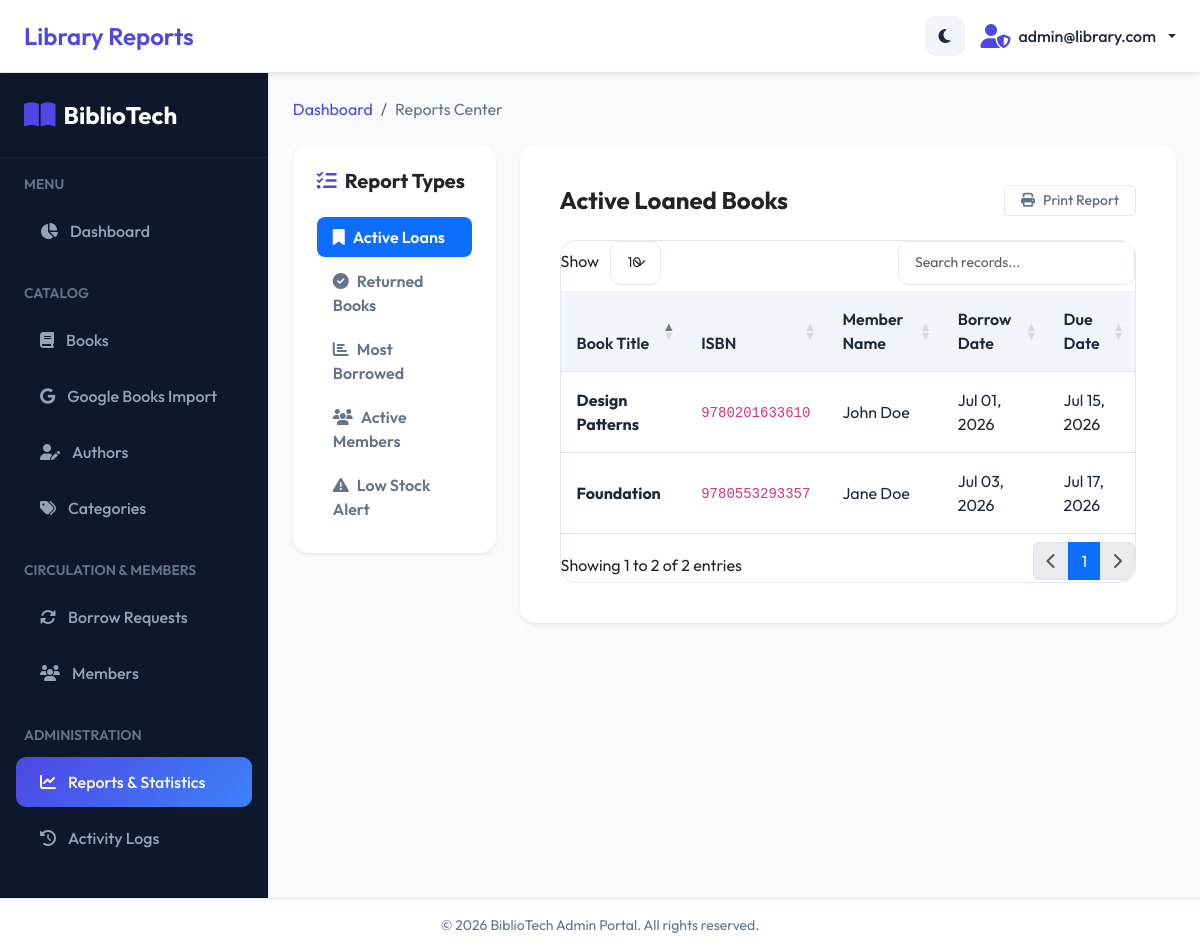
/index.php?route=admin/reports (signed in), run on the app's committed database.
### tables this page shows
CREATE TABLE IF NOT EXISTS `borrowings` (
  `id` INT AUTO_INCREMENT PRIMARY KEY,
  `borrow_request_id` INT DEFAULT NULL,
  `member_id` INT NOT NULL,
  `book_id` INT NOT NULL,
  `borrow_date` DATE NOT NULL,
  `due_date` DATE NOT NULL,
  `return_date` DATE DEFAULT NULL,
  `status` ENUM('borrowed', 'returned', 'overdue') NOT NULL DEFAULT 'borrowed',
  `created_at` TIMESTAMP DEFAULT CURRENT_TIMESTAMP,
  FOREIGN KEY (`borrow_request_id`) REFERENCES `borrow_requests` (`id`) ON DELETE SET NULL,
  FOREIGN KEY (`member_id`) REFERENCES `members` (`id`) ON DELETE CASCADE,
  FOREIGN KEY (`book_id`) REFERENCES `books` (`id`) ON DELETE CASCADE,
  INDEX `idx_borrow_member` (`member_id`),
  INDEX `idx_borrow_book` (`book_id`),
  INDEX `idx_borrow_status` (`status`)
);

CREATE TABLE IF NOT EXISTS `books` (
  `id` INT AUTO_INCREMENT PRIMARY KEY,
  `isbn` VARCHAR(20) DEFAULT NULL UNIQUE,
  `title` VARCHAR(255) NOT NULL,
  `author_id` INT DEFAULT NULL,
  `category_id` INT DEFAULT NULL,
  `description` TEXT DEFAULT NULL,
  `publisher` VARCHAR(255) DEFAULT NULL,
  `publication_year` INT DEFAULT NULL,
  `quantity` INT NOT NULL DEFAULT 0,
  `available_copies` INT NOT NULL DEFAULT 0,
  `shelf_location` VARCHAR(100) DEFAULT NULL,
  `cover_image` VARCHAR(255) DEFAULT NULL,
  `created_at` TIMESTAMP DEFAULT CURRENT_TIMESTAMP,
  `updated_at` TIMESTAMP DEFAULT CURRENT_TIMESTAMP ON UPDATE CURRENT_TIMESTAMP,
  FOREIGN KEY (`author_id`) REFERENCES `authors` (`id`) ON DELETE SET NULL,
  FOREIGN KEY (`category_id`) REFERENCES `categories` (`id`) ON DELETE SET NULL,
  INDEX `idx_author` (`author_id`),
  INDEX `idx_category` (`category_id`),
  INDEX `idx_title` (`title`),
  INDEX `idx_isbn` (`isbn`)
);

CREATE TABLE IF NOT EXISTS `members` (
  `id` INT AUTO_INCREMENT PRIMARY KEY,
  `user_id` INT NOT NULL,
  `full_name` VARCHAR(255) NOT NULL,
  `phone` VARCHAR(50) DEFAULT NULL,
  `address` TEXT DEFAULT NULL,
  `registration_date` DATE NOT NULL,
  `status` ENUM('active', 'inactive') NOT NULL DEFAULT 'active',
  `created_at` TIMESTAMP DEFAULT CURRENT_TIMESTAMP,
  `updated_at` TIMESTAMP DEFAULT CURRENT_TIMESTAMP ON UPDATE CURRENT_TIMESTAMP,
  FOREIGN KEY (`user_id`) REFERENCES `users` (`id`) ON DELETE CASCADE,
  INDEX `idx_user_id` (`user_id`)
);

### config/database.php (called while the page is built, shortened)
<?php
class Database {
    private static $instance = null;
    private $conn;
    private function __construct() {
        try {
            $dsn = "mysql:host=" . DB_HOST . ";dbname=" . DB_NAME . ";charset=utf8mb4";
            $options = [
                PDO::ATTR_ERRMODE            => PDO::ERRMODE_EXCEPTION,
                PDO::ATTR_DEFAULT_FETCH_MODE => PDO::FETCH_ASSOC,
                PDO::ATTR_EMULATE_PREPARES   => false,
            ];
            $this->conn = new PDO($dsn, DB_USER, DB_PASS, $options);
        } catch (PDOException $e) {
            throw new Exception("Database Connection Error: " . $e->getMessage());
        }
    }
    public static function getInstance() {
        if (self::$instance === null) {
            self::$instance = new self();
        }
        return self::$instance;
    }
    public function getConnection() {
        return $this->conn;
    }
}

### app/Models/Models.php (called while the page is built, shortened)
<?php
class Borrowing {
    private $db;
    public function __construct() {
        $this->db = Database::getInstance()->getConnection();
    }
    public function getActiveBorrowings() {
        $stmt = $this->db->prepare("SELECT bw.*, m.full_name AS member_name, b.title AS book_title, b.isbn
                                    FROM borrowings bw
                                    JOIN members m ON bw.member_id = m.id
                                    JOIN books b ON bw.book_id = b.id
                                    WHERE bw.status = 'borrowed'
                                    ORDER BY bw.due_date ASC");
        $stmt->execute();
        return $stmt->fetchAll();
    }
}

### views/admin/reports.php (the view, shortened to what this page needs)
<?php
$type = $_GET['type'] ?? 'borrowed';
$borrowModel = new Borrowing();
$reportTitle = 'Active Borrowings';
$reportData = [];
switch ($type) {
    case 'borrowed':
        $reportTitle = 'Active Loaned Books';
        $reportData = $borrowModel->getActiveBorrowings();
        break;
}
?>
<div class="fade-in-up">
    <nav aria-label="breadcrumb" class="mb-4">
        <ol class="breadcrumb">
            <li class="breadcrumb-item"><a href="<?php echo BASE_URL; ?>/index.php?route=admin/dashboard">Dashboard</a></li>
            <li class="breadcrumb-item active" aria-current="page">Reports Center</li>
        </ol>
    </nav>
    <div class="row g-4">
        <div class="col-lg-3">
            <div class="card card-custom border-0 shadow-sm p-4 sticky-top" style="top: 90px; z-index: 10;">
                <h5 class="fw-bold mb-4"><i class="fa-solid fa-list-check me-2 text-primary"></i>Report Types</h5>
                <div class="list-group list-group-custom border-0">
                    <a href="<?php echo BASE_URL; ?>/index.php?route=admin/reports&type=borrowed" class="list-group-item list-group-item-action border-0 px-3 py-2.5 rounded-3 mb-1 fw-semibold <?php echo $type === 'borrowed' ? 'active bg-primary text-white' : 'text-muted'; ?>">
                        <i class="fa-solid fa-bookmark me-2"></i>Active Loans
                    </a>
                    <a href="<?php echo BASE_URL; ?>/index.php?route=admin/reports&type=returned" class="list-group-item list-group-item-action border-0 px-3 py-2.5 rounded-3 mb-1 fw-semibold <?php echo $type === 'returned' ? 'active bg-primary text-white' : 'text-muted'; ?>">
                        <i class="fa-solid fa-circle-check me-2"></i>Returned Books
                    </a>
                    <a href="<?php echo BASE_URL; ?>/index.php?route=admin/reports&type=most_borrowed" class="list-group-item list-group-item-action border-0 px-3 py-2.5 rounded-3 mb-1 fw-semibold <?php echo $type === 'most_borrowed' ? 'active bg-primary text-white' : 'text-muted'; ?>">
                        <i class="fa-solid fa-chart-bar me-2"></i>Most Borrowed
                    </a>
                    <a href="<?php echo BASE_URL; ?>/index.php?route=admin/reports&type=active_members" class="list-group-item list-group-item-action border-0 px-3 py-2.5 rounded-3 mb-1 fw-semibold <?php echo $type === 'active_members' ? 'active bg-primary text-white' : 'text-muted'; ?>">
                        <i class="fa-solid fa-users me-2"></i>Active Members
                    </a>
                    <a href="<?php echo BASE_URL; ?>/index.php?route=admin/reports&type=low_stock" class="list-group-item list-group-item-action border-0 px-3 py-2.5 rounded-3 mb-0 fw-semibold <?php echo $type === 'low_stock' ? 'active bg-primary text-white' : 'text-muted'; ?>">
                        <i class="fa-solid fa-triangle-exclamation me-2"></i>Low Stock Alert
                    </a>
                </div>
            </div>
        </div>
        <div class="col-lg-9">
            <div class="card card-custom border-0 shadow-sm p-4">
                <div class="card-body">
                    <div class="d-flex justify-content-between align-items-center mb-4 flex-wrap gap-2">
                        <h4 class="fw-bold mb-0"><?php echo $reportTitle; ?></h4>
                        <button class="btn btn-outline-secondary btn-sm fw-medium px-3" onclick="window.print()"><i class="fa-solid fa-print me-2"></i>Print Report</button>
                    </div>
                    <?php if (empty($reportData)): ?>
                        <div class="text-center py-5 text-muted">
                            <i class="fa-solid fa-folder-open fs-1 mb-3"></i>
                            <p class="mb-0">No records found matching this report criteria.</p>
                        </div>
                    <?php else: ?>
                        <div class="table-responsive table-responsive-custom">
                            <?php if ($type === 'borrowed' || $type === 'returned'): ?>
                                <table class="table table-custom align-middle datatable-custom w-100">
                                    <thead>
                                        <tr>
                                            <th>Book Title</th>
                                            <th>ISBN</th>
                                            <th>Member Name</th>
                                            <th>Borrow Date</th>
                                            <th>Due Date</th>
                                        </tr>
                                    </thead>
                                    <tbody>
                                        <?php foreach ($reportData as $row): ?>
                                            <tr>
                                                <td><strong class="text-dark-theme-override" style="color: var(--text-color);"><?php echo htmlspecialchars($row['book_title']); ?></strong></td>
                                                <td><code><?php echo htmlspecialchars($row['isbn']); ?></code></td>
                                                <td><?php echo htmlspecialchars($row['member_name']); ?></td>
                                                <td><?php echo date('M d, Y', strtotime($row['borrow_date'])); ?></td>
                                                <td><?php echo date('M d, Y', strtotime($row['due_date'])); ?></td>
                                            </tr>
                                        <?php endforeach; ?>
                                    </tbody>
                                </table>
                            <?php endif; ?>
                        </div>
                    <?php endif; ?>
                </div>
            </div>
        </div>
    </div>
</div>

### public/assets/css/style.css (style rules this page uses)
:root { --bg-color: #f8fafc; --text-color: #1e293b; --text-muted: #64748b; --card-bg: #ffffff; --card-border: rgba(148, 163, 184, 0.12); --sidebar-bg: #0f172a; --sidebar-color: #94a3b8; --sidebar-active-color: #ffffff; --sidebar-active-bg: rgba(255, 255, 255, 0.08); --primary-color: #4f46e5; --primary-light: #6366f1; --primary-gradient: linear-gradient(135deg, #4f46e5 0%, #3b82f6 100%); --secondary-gradient: linear-gradient(135deg, #10b981 0%, #059669 100%); --danger-gradient: linear-gradient(135deg, #ef4444 0%, #dc2626 100%); --warning-gradient: linear-gradient(135deg, #f59e0b 0%, #d97706 100%); --purple-gradient: linear-gradient(135deg, #8b5cf6 0%, #7c3aed 100%); --info-gradient: linear-gradient(135deg, #06b6d4 0%, #0891b2 100%); --glass-bg: rgba(255, 255, 255, 0.7); --glass-border: rgba(255, 255, 255, 0.4); --glass-shadow: rgba(15, 23, 42, 0.05); --nav-bg: #ffffff; --badge-bg: #f1f5f9; --badge-color: #475569; --border-color: #e2e8f0; --input-bg: #ffffff; --surface-muted: #f1f5f9; --primary-subtle-bg: rgba(79, 70, 229, 0.1); --primary-subtle-color: #4f46e5; --dropdown-bg: #ffffff; --dropdown-hover: #f8fafc; --link-color: #4f46e5; }
body { background-color: var(--bg-color); color: var(--text-color); font-family: 'Outfit', 'Inter', sans-serif; transition: background-color 0.4s ease, color 0.4s ease; overflow-x: hidden; min-height: 100vh; display: flex; flex-direction: column; }
h1, h2, h3, h4, h5, h6 { font-weight: 700; }
.table-responsive-custom { border-radius: 16px; overflow: hidden; border: 1px solid var(--border-color); }
.table-custom { background: var(--card-bg) !important; margin-bottom: 0 !important; }
.table-custom th { background: var(--badge-bg) !important; color: var(--text-color) !important; font-weight: 600; padding: 1rem; }
.table-custom td { padding: 1rem; vertical-align: middle; color: var(--text-color); background: var(--card-bg); }
.card-custom { background-color: var(--card-bg); border: 1px solid var(--card-border); border-radius: 16px; box-shadow: 0 4px 6px -1px rgba(0, 0, 0, 0.05); overflow: hidden; }
.text-dark-theme-override { color: var(--text-color) !important; }
.text-muted { color: var(--text-muted) !important; }
.text-primary { color: var(--link-color) !important; }
.breadcrumb-item a { color: var(--link-color); text-decoration: none; }
.breadcrumb-item.active { color: var(--text-muted); }
.btn-outline-secondary { color: var(--text-muted); border-color: var(--border-color); }
.fade-in-up { animation: fadeIn 0.4s ease forwards; }

### data on the page
borrowings: book.title "Design Patterns", book.isbn "9780201633610", member.full_name "John Doe", borrow_date "Jul 01, 2026", due_date "Jul 15, 2026"
borrowings: book.title "Foundation", book.isbn "9780553293357", member.full_name "Jane Doe", borrow_date "Jul 03, 2026", due_date "Jul 17, 2026"

### other printed values
$pageTitle "Library Reports"
Auth::getUserEmail() "admin@library.com"
$reportTitle "Active Loaned Books"
